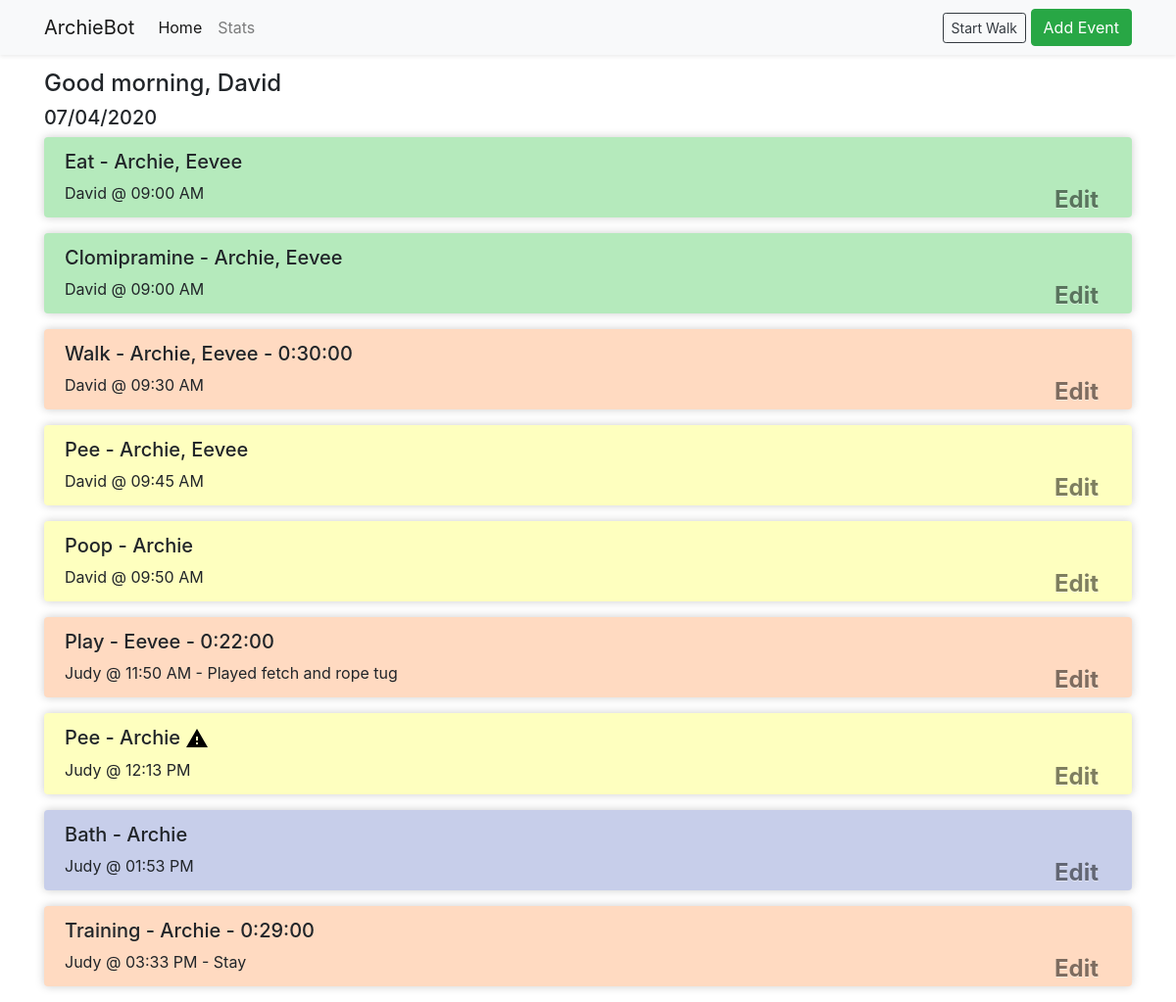
The page /index.html on the database its author committed.
### arch/models.py (models this page shows, shortened)
class Users(db.Model):
    __tablename__ = 'users'
    id = db.Column(db.Integer, primary_key=True)
    username = db.Column(db.String(64), index=True, unique=True)
    password_hash = db.Column(db.String(128))

class Event(db.Model):
    __tablename__ = 'events'
    id = db.Column(db.Integer, primary_key=True)
    user_id = db.Column(db.Integer, db.ForeignKey('users.id'))
    user = db.relationship('Users')
    dogs = db.relationship('Dog', secondary=dog_to_event)
    event_type_id = db.Column(db.Integer, db.ForeignKey('event_types.id'))
    event_type = db.relationship('EventType')
    note = db.Column(db.String(128))
    start_time = db.Column(db.DateTime, index=True, default=datetime.datetime.utcnow)
    end_time = db.Column(db.DateTime)
    is_accident = db.Column(db.Boolean, default=False)
    @property
    def start_time_local(self):
        if self.start_time:
            tz = pytz.timezone("America/Los_Angeles")
            utc = pytz.timezone('UTC')
            value = utc.localize(self.start_time, is_dst=None).astimezone(pytz.utc)
            return value.astimezone(tz)
    @property
    def event_string(self):
        duration_string = ""
        if self.start_time and self.end_time:
            duration = self.end_time - self.start_time
            s = duration.total_seconds()
            hours, remainder = divmod(s, 3600)
            minutes, seconds = divmod(remainder, 60)
            duration_string = ' - {:01}:{:02}:{:02}'.format(int(hours), int(minutes), int(seconds))
        dogs = ', '.join([d.name for d in self.dogs])
        return '{0} - {1}{2}'.format(self.event_type.name.capitalize(), dogs, duration_string)
    @property
    def event_entry(self):
        note_string = ''
        if self.note:
            note_string = ' - {}'.format(self.note)
        nice_time = self.start_time_local.strftime("%I:%M %p")
        return '{0} @ {1}{2}'.format(self.user.username, nice_time, note_string)

class Dog(db.Model):
    __tablename__ = 'dogs'
    id = db.Column(db.Integer, primary_key=True)
    name = db.Column(db.String(64), index=True, unique=True)
    birthday = db.Column(db.Date)

class EventType(db.Model):
    __tablename__ = 'event_types'
    id = db.Column(db.Integer, primary_key=True)
    name = db.Column(db.String, unique=True)

### arch/routes.py (the view)
@app.route('/')
@app.route('/index.html')
def index():
    kwargs = {'user': models.Users.query.get(1),
              'title': 'Home',
              'time_of_day': utils.get_tod(),
              'today': datetime.date.today().strftime('%m/%d/%Y'),
              'events': models.Event.query.all()}
    return flask.render_template('index.html', **kwargs)

### arch/utils.py (called while the page is built)
def get_tod():
    hour = datetime.datetime.now().hour
    if 6 <= hour < 12:  # 6am - 12pm
        return "morning"
    elif hour < 17:     # 12pm - 5pm
        return "afternoon"
    elif hour < 20:     # 5pm - 8pm
        return "evening"
    else:               # 8pm - 6am
        return "night"

### arch/templates/index.html (shortened to what this page needs)
{% extends "base.html" %}
{% block content %}
<div class="container">
    <h4>Good {{ time_of_day }}, {{ user.username }}</h4>
    <h5>{{ today }}</h5>
    {% from 'bootstrap/utils.html' import render_messages %}
    {% for event in events %}
    {% include 'partials/event_item.html' %}
    {% endfor %}
</div>
{% endblock %}

### arch/templates/base.html (shortened to what this page needs)
<!doctype html>
<html lang="en">
<head>
    {% block head %}
    {% block styles %}
    {{ bootstrap.load_css() }}
    <link rel="stylesheet" href="{{ url_for('static', filename='styles.css') }}">
    {% endblock %}
    {% endblock %}
</head>
<body>
{% block navbar %}
<nav class="navbar navbar-expand-lg navbar-light bg-light shadow-sm" style="margin-bottom: 15px">
    <div class="container">
        <a class="navbar-brand" href="{{ url_for('index') }}">ArchieBot</a>
        <ul class="navbar-nav mr-auto">
            <li class="nav-item">
                <a id="index" class="nav-link" href="{{ url_for('index') }}">Home</a>
            </li>
            <li class="nav-item">
                <a id="stats" class="nav-link" href="{{ url_for('stats') }}">Stats</a>
            </li>
        </ul>
        <form class="my-2 my-lg-0">
            <a class="btn btn-sm btn-outline-dark" role="button" href="{{ url_for('start_walk') }}">Start Walk</a>
            <a class="btn btn-success" role="button" href="{{ url_for('add_event') }}">Add Event</a>
        </form>
    </div>
</nav>
{% endblock %}
{% block content %}{% endblock %}
</body>
</html>

### arch/templates/partials/event_item.html
<div class="alert {{event.event_type.name.lower()}} event_shadow">
    <h5>
        {{event.event_string}}
        {% if event.is_accident %}
        <img src="{{ url_for('static', filename='warning.svg') }}">
        {% endif %}
    </h5>
    {{event.event_entry}}
    <a class="btn close" href="{{ url_for('edit_event', event_id=event.id) }}" role="button">Edit</a>
</div>

### arch/static/styles.css (style rules this page uses)
.pee, .poop { background-color: #FEFFBF; }
.eat, .medicine, .clomipramine, .trifexis { background-color: #B5EABC; }
.walk, .play, .training { background-color: #FFDAC1; }
.bath, .groom { background-color: #C7CEEA; }
.event_shadow { box-shadow: 0 0 10px #ccc; }

### rows shown on the page
Users: username "David"
Event: event_string "Eat - Archie, Eevee", event_entry "David @ 09:00 AM"
Event: event_string "Clomipramine - Archie, Eevee", event_entry "David @ 09:00 AM"
Event: event_string "Walk - Archie, Eevee - 0:30:00", event_entry "David @ 09:30 AM"
Event: event_string "Pee - Archie, Eevee", event_entry "David @ 09:45 AM"
Event: event_string "Poop - Archie", event_entry "David @ 09:50 AM"
Event: event_string "Play - Eevee - 0:22:00", event_entry "Judy @ 11:50 AM - Played fetch and rope tug"
Event: event_string "Pee - Archie", is_accident True (drawn), event_entry "Judy @ 12:13 PM"
Event: event_string "Bath - Archie", event_entry "Judy @ 01:53 PM"
Event: event_string "Training - Archie - 0:29:00", event_entry "Judy @ 03:33 PM - Stay"

### other values the page prints
{{ time_of_day }} "morning"
